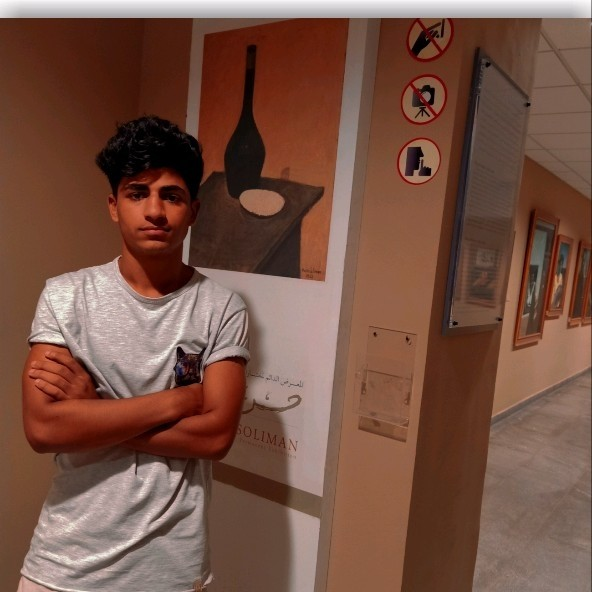
#> input picture image_to_it'sCartoon/khaled.png, 592 x 592 px
$ jupyter execute img_toCartoon.ipynb
#> lines starting #> are read from the running program, lines starting #| are printed output that depends on the picture; after the words box and inside, x2 and y2 are one past the last pixel; in counts of white or black regions, pixels touching at a corner belong together
[cell 1]
import cv2 #for image processing
import easygui #to open the filebox
import numpy as np #to store image
import imageio #to read image stored at particular path
import sys
import matplotlib.pyplot as plt
import os
import tkinter as tk
from tkinter import filedialog
from tkinter import *
from PIL import ImageTk, Image

[cell 2]
def cartoonify(ImagePath):
    #read the image
#> called with ImagePath = 'khaled.png'
    originalmage = cv2.imread(ImagePath)
#> originalmage is the input picture: shape (592, 592, 3); mean B, G, R 67.2, 81.6, 118.5
    originalmage = cv2.cvtColor(originalmage, cv2.COLOR_BGR2RGB)
#print(image)  # image is stored in form of numbers

# confirm that image is chosen
    if originalmage is None:
        print("Can not find any image. Choose appropriate file")
        sys.exit()

    resized1 = cv2.resize(originalmage, (960, 540))
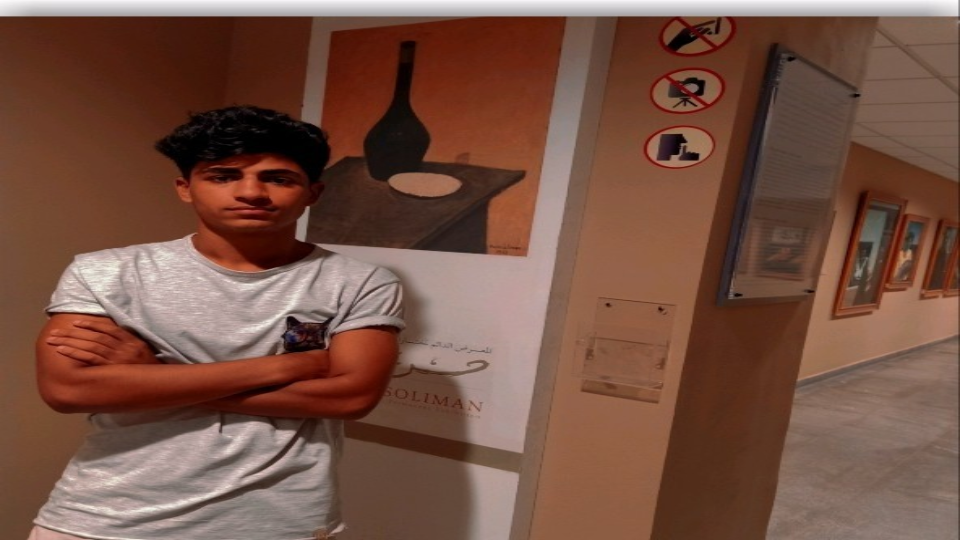
#> resized1: shape (540, 960, 3); mean R, G, B 118.4, 81.5, 67.1
    #plt.imshow(resized1, cmap='gray')


#convert the image to gray
    grayscaleimg=cv2.cvtColor(originalmage,cv2.COLOR_BGR2GRAY)
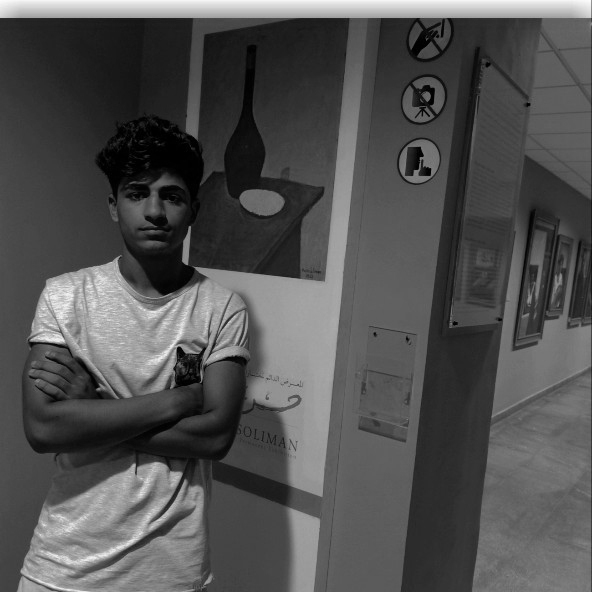
#> grayscaleimg: shape (592, 592); min 0, max 252, mean 81.5
    resized2=cv2.resize(grayscaleimg,(960,540))
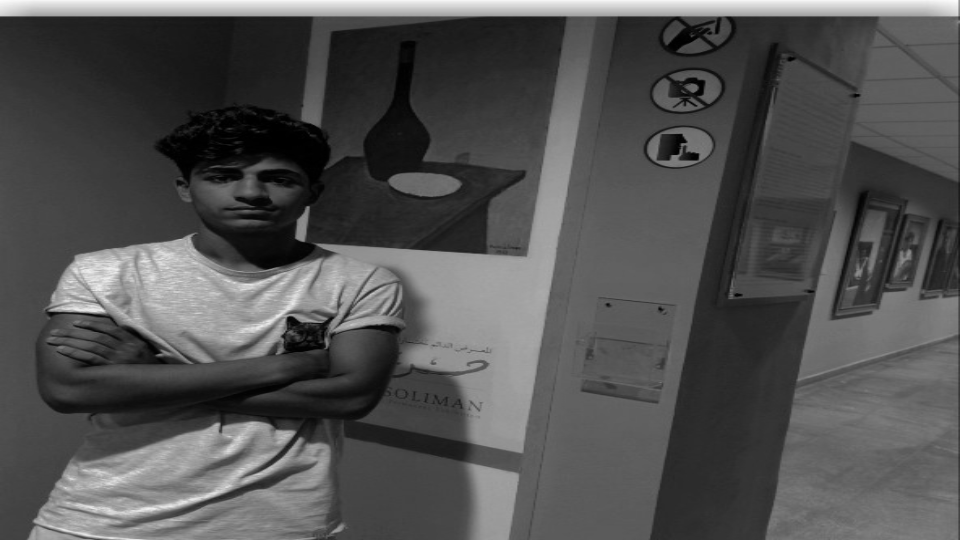
#> resized2: shape (540, 960); min 0, max 252, mean 81.4
    #plt.imshow(resized2, cmap='gray')


#applying median blur to smoothen an image
    bluredimage=cv2.medianBlur(grayscaleimg,5)
    resized3=cv2.resize(bluredimage,(960,540))
    #plt.imshow(resized3, cmap='gray')

#retrieving the edges for cartoon effect
#by using thresholding technique
    getEdge = cv2.adaptiveThreshold(bluredimage, 255,
    cv2.ADAPTIVE_THRESH_MEAN_C,
    cv2.THRESH_BINARY, 9, 9)
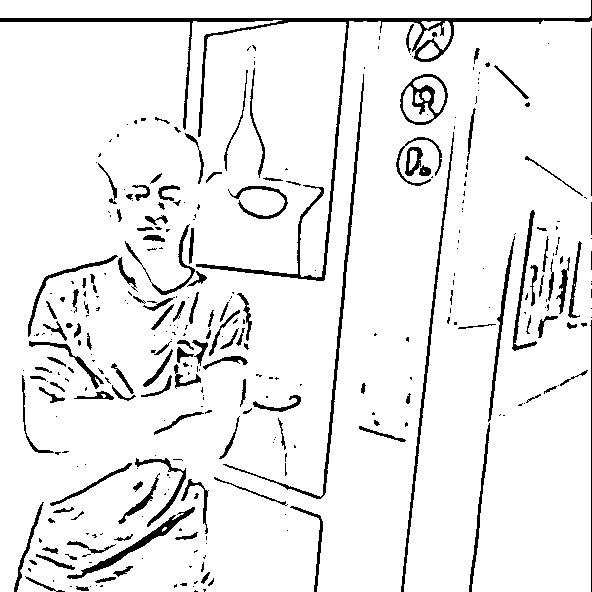
#> getEdge: shape (592, 592); 92.6% white; 338 black regions (203 under 20 px), largest, box (x1, y1, x2, y2) and area: (0, 0, 592, 281) 5078, (223, 74, 364, 499) 1474, (401, 132, 454, 592) 1210
    resized4 = cv2.resize(getEdge, (960, 540))
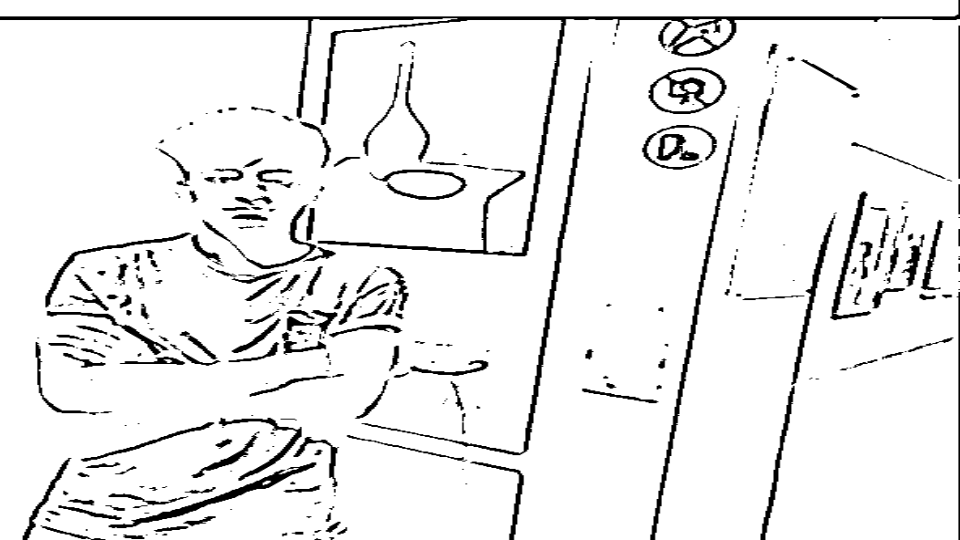
#> resized4: shape (540, 960); min 0, max 255, mean 236.1
    #plt.imshow(resized4, cmap='gray')


#remove the noise from the original image
    colorImage= cv2.bilateralFilter(originalmage,9,300,300)
    resized5=cv2.resize(colorImage,(960,540))

#masking edged image with our "BEAUTIFY" image
    cartoonImage = cv2.bitwise_and(colorImage, colorImage, mask=getEdge)
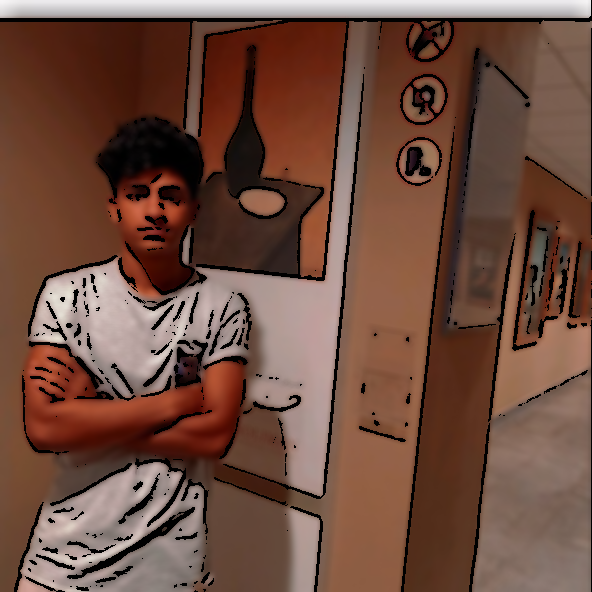
#> cartoonImage: shape (592, 592, 3); mean R, G, B 110.8, 76.5, 62.9

    resized6 = cv2.resize(cartoonImage, (960, 540))
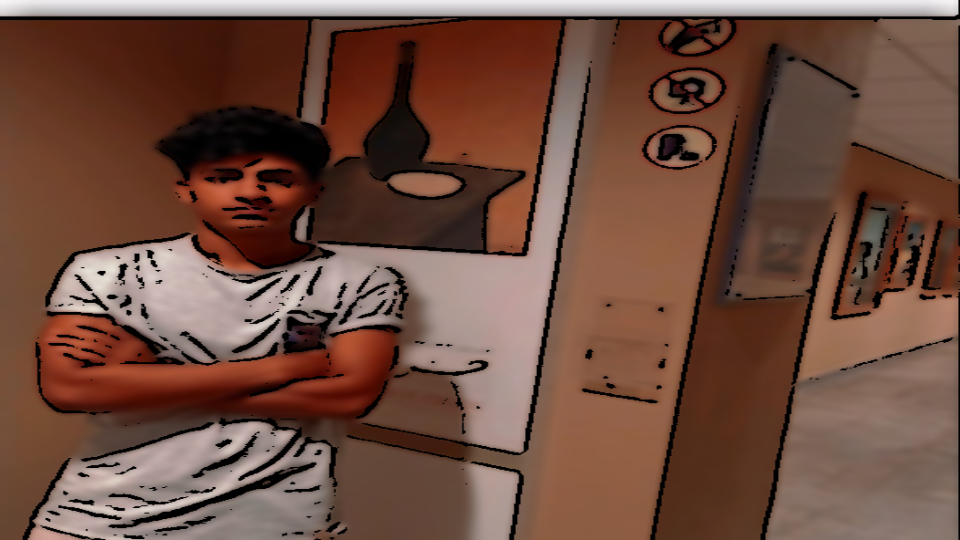
#> resized6: shape (540, 960, 3); mean R, G, B 110.7, 76.4, 62.8
#plt.imshow(resized6, cmap='gray')

# Plotting the whole transition
    images=[resized1, resized2, resized3, resized4, resized5, resized6]
    fig, axes = plt.subplots(3,2, figsize=(8,8), subplot_kw={'xticks':[],
    'yticks':[]}, gridspec_kw=dict(hspace=0.1, wspace=0.1))
    for i, ax in enumerate(axes.flat):
        ax.imshow(images[i], cmap='gray')
    #//save button code
    plt.show()
    return resized6
